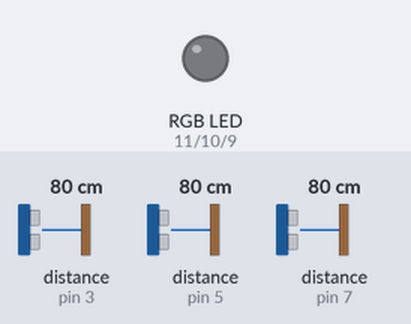
Recording of a sketch running on a simulated Arduino Uno, built with avr-gcc and run on an emulated ATmega328P. On the bench: an RGB LED mixed from three pins (HIGH = lit). Wiring (inferred from the names in the program): 3 × ultrasonic range finder: trigger pin 2, echo pin 3 / trigger pin 4, echo pin 5 / trigger pin 6, echo pin 7. Inputs (shaded band) come from the test bench; at power-on: distance to the obstacle (sensors on pin 3, pin 7, pin 5) 80 cm. The echo pulse lasts 58.3 µs per cm; dim RGB values are drawn brighter than linear; pins used as bus, display or sensor lines are not drawn; what the sketch prints to the serial monitor is not drawn.

Above: at 1.2 s.
1.3 s: distance to the obstacle (sensor on pin 3) set to 2 cm
At 1.9 s:
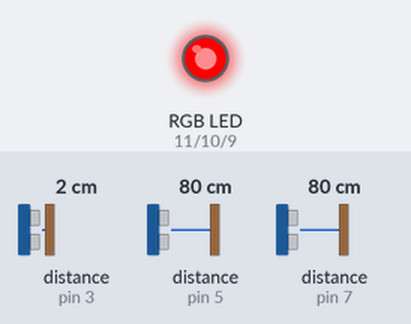
2.8 s: distance to the obstacle (sensor on pin 7) set to 2 cm
At 3.6 s:
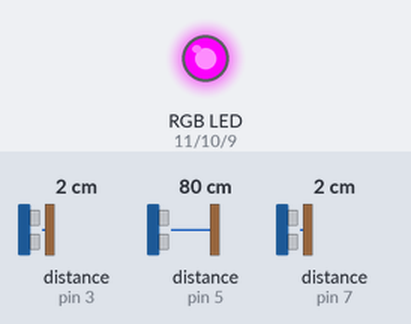
4.3 s: distance to the obstacle (sensor on pin 5) set to 4 cm
At 5.2 s:
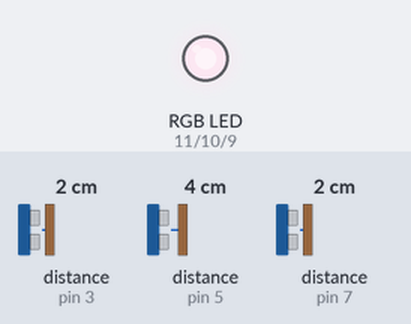
5.8 s: distance to the obstacle (sensor on pin 3) set to 9 cm
At 6.2 s:
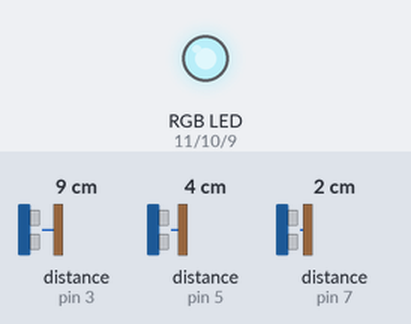
7.3 s: distance to the obstacle (sensor on pin 5) set to 18 cm
At 8.5 s:
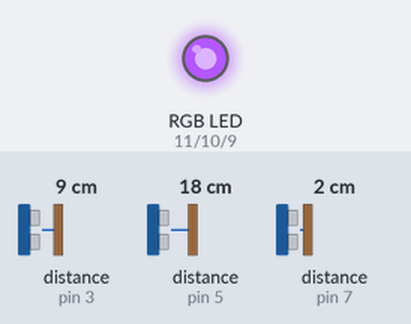
8.8 s: distance to the obstacle (sensor on pin 7) set to 35 cm
At 9.6 s:
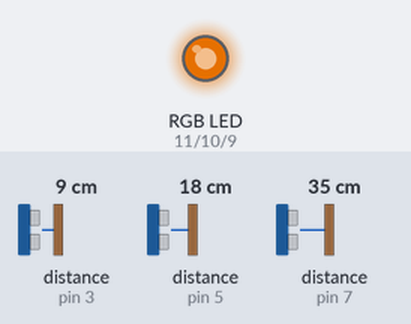
Timing chart, 0 to 11.3 s (numbered marks = the images above; inputs shaded):
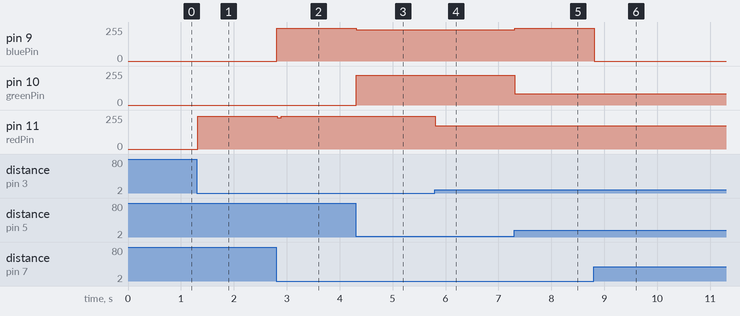

The sketch:

rgb.ino
```cpp
// led rgb
int redPin = 11;
int greenPin = 10;
int bluePin = 9;

// sensor 1
int trigPin1 = 2; // yellow
int echoPin1 = 3; // green

// sensor 2
int trigPin2 = 4; // yellow
int echoPin2 = 5; // green

// sensor 3
int trigPin3 = 6; // yellow
int echoPin3 = 7; // green

//comment this line if using a Common Cathode LED
#define COMMON_ANODE

void setup()
{
  pinMode(redPin, OUTPUT);
  pinMode(greenPin, OUTPUT);
  pinMode(bluePin, OUTPUT);

  pinMode(trigPin1, OUTPUT); // Sets the trigPin as an Output
  pinMode(echoPin1, INPUT); // Sets the echoPin as an Input

  pinMode(trigPin2, OUTPUT); // Sets the trigPin as an Output
  pinMode(echoPin2, INPUT); // Sets the echoPin as an Input

  pinMode(trigPin3, OUTPUT); // Sets the trigPin as an Output
  pinMode(echoPin3, INPUT); // Sets the echoPin as an Input

  Serial.begin(9600); // Starts the serial communication
}

void loop() {

  /******** RGB LED **********/
  int r = getDistance(trigPin1, echoPin1) ;
  int g = getDistance(trigPin2, echoPin2);
  int b = getDistance(trigPin3, echoPin3);


  setColor(r, g, b);

}

int getDistance(int trigPin, int echoPin) {

  long duration;
  int distance;
  // Clears the trigPin
  digitalWrite(trigPin, LOW);
  delayMicroseconds(2);
  // Sets the trigPin on HIGH state for 10 micro seconds
  digitalWrite(trigPin, HIGH);
  delayMicroseconds(10);
  digitalWrite(trigPin, LOW);
  // Reads the echoPin, returns the sound wave travel time in microseconds
  duration = pulseIn(echoPin, HIGH);
  // Calculating the distance
  distance = duration*0.034/2;
  Serial.println(distance);
  distance *= 10;
  if (distance > 255)
    distance = 255;
  return distance;
}


void setColor(int red, int green, int blue)
{
  #ifdef COMMON_ANODE
    red = 255 - red;
    green = 255 - green;
    blue = 255 - blue;
  #endif
  analogWrite(redPin, red);
  analogWrite(greenPin, green);
  analogWrite(bluePin, blue);
}
```

Measured:
- after the input at 1.3 s, pin 11 (redPin): 0/255 → 245/255 at once
- after the input at 2.8 s, pin 9 (bluePin): 0/255 → 245/255 at once; pin 11 (redPin): 245/255 → 235/255 at once, → 245/255 0.08 s later
- after the input at 4.3 s, pin 9 (bluePin): 245/255 → 235/255 at once; pin 10 (greenPin): 0/255 → 225/255 at once
- after the input at 5.8 s, pin 11 (redPin): 245/255 → 175/255 at once
- after the input at 7.3 s, pin 9 (bluePin): 235/255 → 245/255 at once; pin 10 (greenPin): 225/255 → 85/255 at once
- after the input at 8.8 s, pin 9 (bluePin): 245/255 → 0/255 at once
